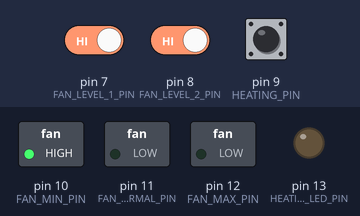
The sketch below on a simulated Arduino Uno, built with avr-gcc and run on an emulated ATmega328P. Shown: switched loads named in the sketch (green lamp = pin HIGH), output pins drawn as LEDs (lit = HIGH). The test bench sets the inputs (shaded band); at power-on: pin 7 (FAN_LEVEL_1_PIN) HIGH, pin 8 (FAN_LEVEL_2_PIN) HIGH, pin 9 (HEATING_PIN) HIGH.

Above: at 1.2 s.
1.3 s: pin 7 (FAN_LEVEL_1_PIN) driven LOW
At 1.9 s:
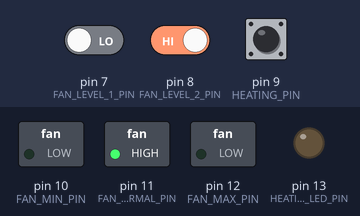
2.8 s: pin 8 (FAN_LEVEL_2_PIN) driven LOW
At 3.1 s:
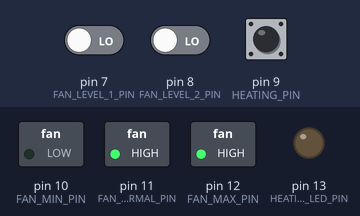
4.3 s: pin 9 (HEATING_PIN) pulled LOW for 0.15 s
At 4.38 s:
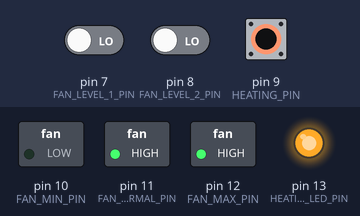
5.9 s: pin 7 (FAN_LEVEL_1_PIN) driven HIGH
At 6.9 s:
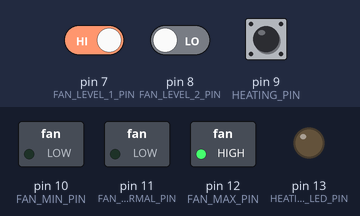
7.4 s: pin 9 (HEATING_PIN) pulled LOW for 1 s
At 8.1 s:
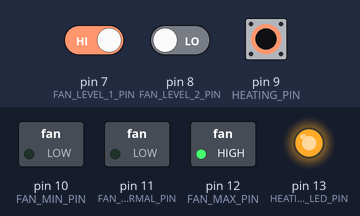
9.9 s: pin 9 (HEATING_PIN) pulled LOW for 3.2 s
At 14.5 s:
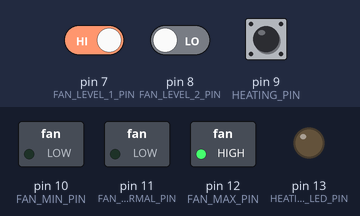
Timing chart, 0 to 15.6 s (numbered marks = the images above; inputs shaded):
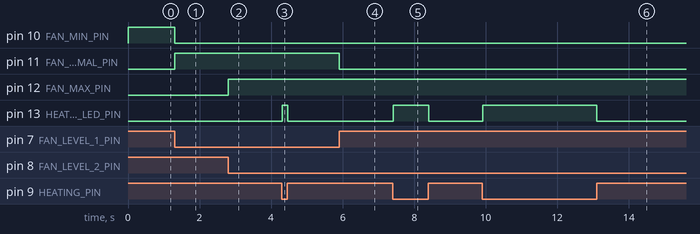

Measured:
- after the input at 1.3 s, pin 10 (FAN_MIN_PIN): HIGH → LOW at once; pin 11 (FAN_NORMAL_PIN): LOW → HIGH at once
- after the input at 2.8 s, pin 12 (FAN_MAX_PIN): LOW → HIGH at once
- after the input at 4.3 s, pin 13 (HEATING_LED_PIN): LOW → HIGH at once, → LOW 0.16 s later
- after the input at 5.9 s, pin 11 (FAN_NORMAL_PIN): HIGH → LOW at once
- after the input at 7.4 s, pin 13 (HEATING_LED_PIN): LOW → HIGH at once, → LOW 1.0 s later
- after the input at 9.9 s, pin 13 (HEATING_LED_PIN): LOW → HIGH at once, → LOW 3.2 s later

The sketch:

TestOptocouplere.ino
```cpp
int FAN_LEVEL_1_PIN = 7;
int FAN_LEVEL_2_PIN = 8;
int HEATING_PIN = 9;

int FAN_MIN_PIN = 10;
int FAN_NORMAL_PIN = 11;
int FAN_MAX_PIN = 12;
int HEATING_LED_PIN = 13;

void setup() {
  pinMode(FAN_LEVEL_1_PIN, INPUT_PULLUP);
  pinMode(FAN_LEVEL_2_PIN, INPUT_PULLUP);
  pinMode(HEATING_PIN, INPUT_PULLUP);

  pinMode(FAN_MIN_PIN, OUTPUT);
  pinMode(FAN_NORMAL_PIN, OUTPUT);
  pinMode(FAN_MAX_PIN, OUTPUT);
  pinMode(HEATING_LED_PIN, OUTPUT);
}

void loop() {
  int fanLevel1 = digitalRead(FAN_LEVEL_1_PIN);
  int fanLevel2 = digitalRead(FAN_LEVEL_2_PIN);
  int heating = digitalRead(HEATING_PIN);

  digitalWrite(FAN_MIN_PIN, fanLevel1 == 1 && fanLevel2 == 1 ? HIGH : LOW);
  digitalWrite(FAN_NORMAL_PIN, fanLevel1 == 0 ? HIGH : LOW);
  digitalWrite(FAN_MAX_PIN, fanLevel2 == 0 ? HIGH : LOW);
  digitalWrite(HEATING_LED_PIN, 1 - heating);

  delay(20);
}
```
